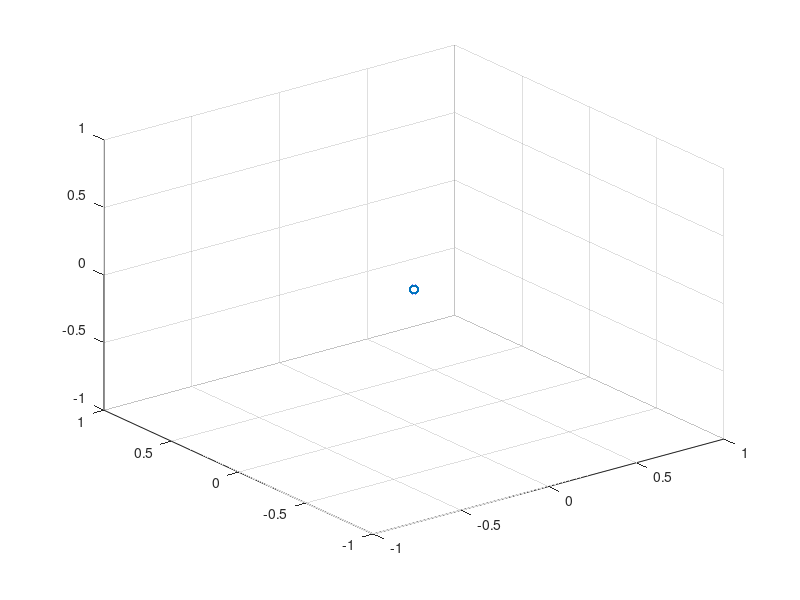

Recreate this plot in MATLAB.
photons = csvread("photons.csv", 0, 0);
[uni,id] = unique(photons, 'rows');
photons_new = photons;
photons_new(id, :) = 0;
scatter3(photons_new(:,1), photons_new(:,2), photons_new(:,3));